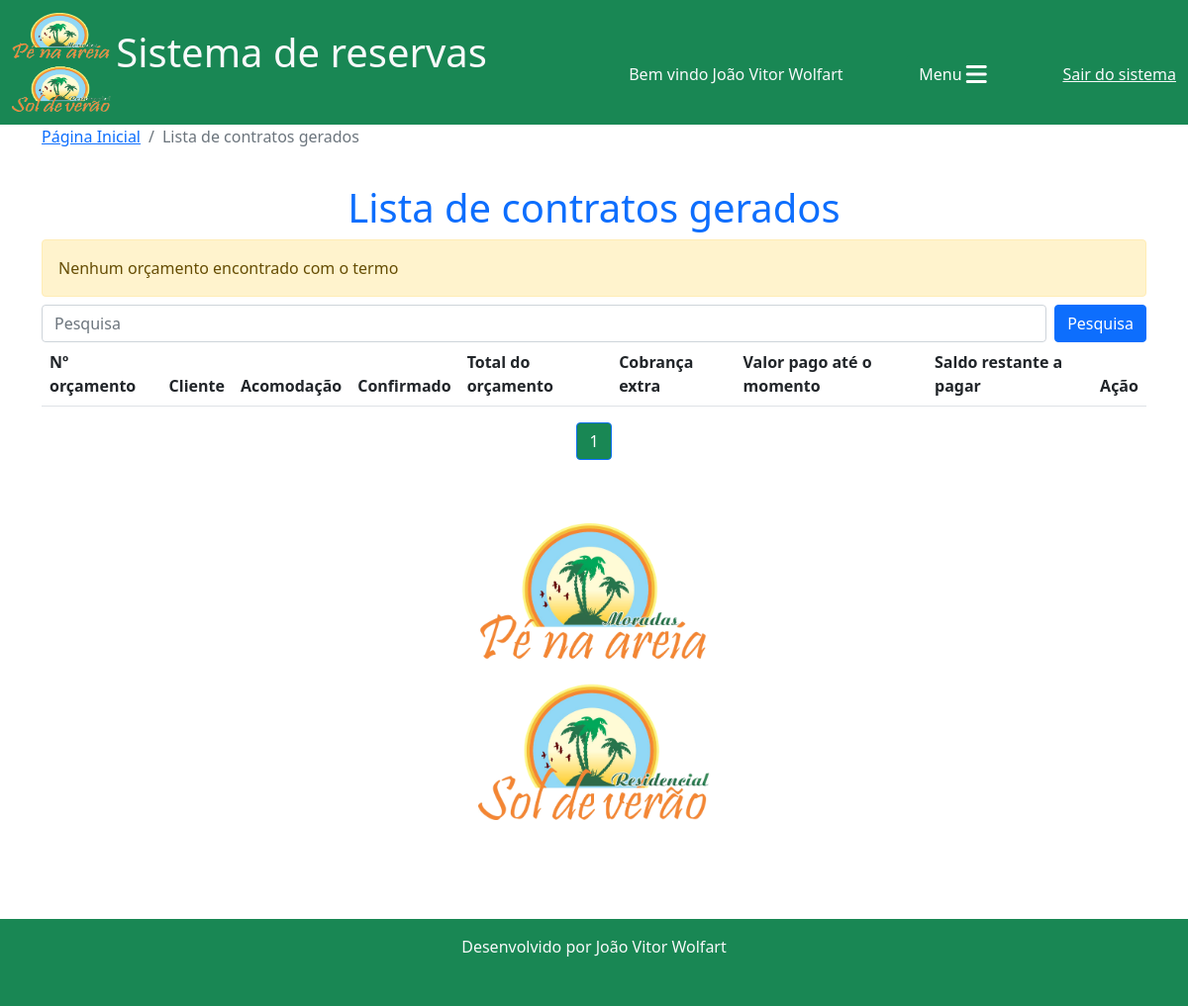
/reservas/lista_confirmar_orcamento/?p=3&termo_cliente= (signed in), run on an earlier commit of the app's database.
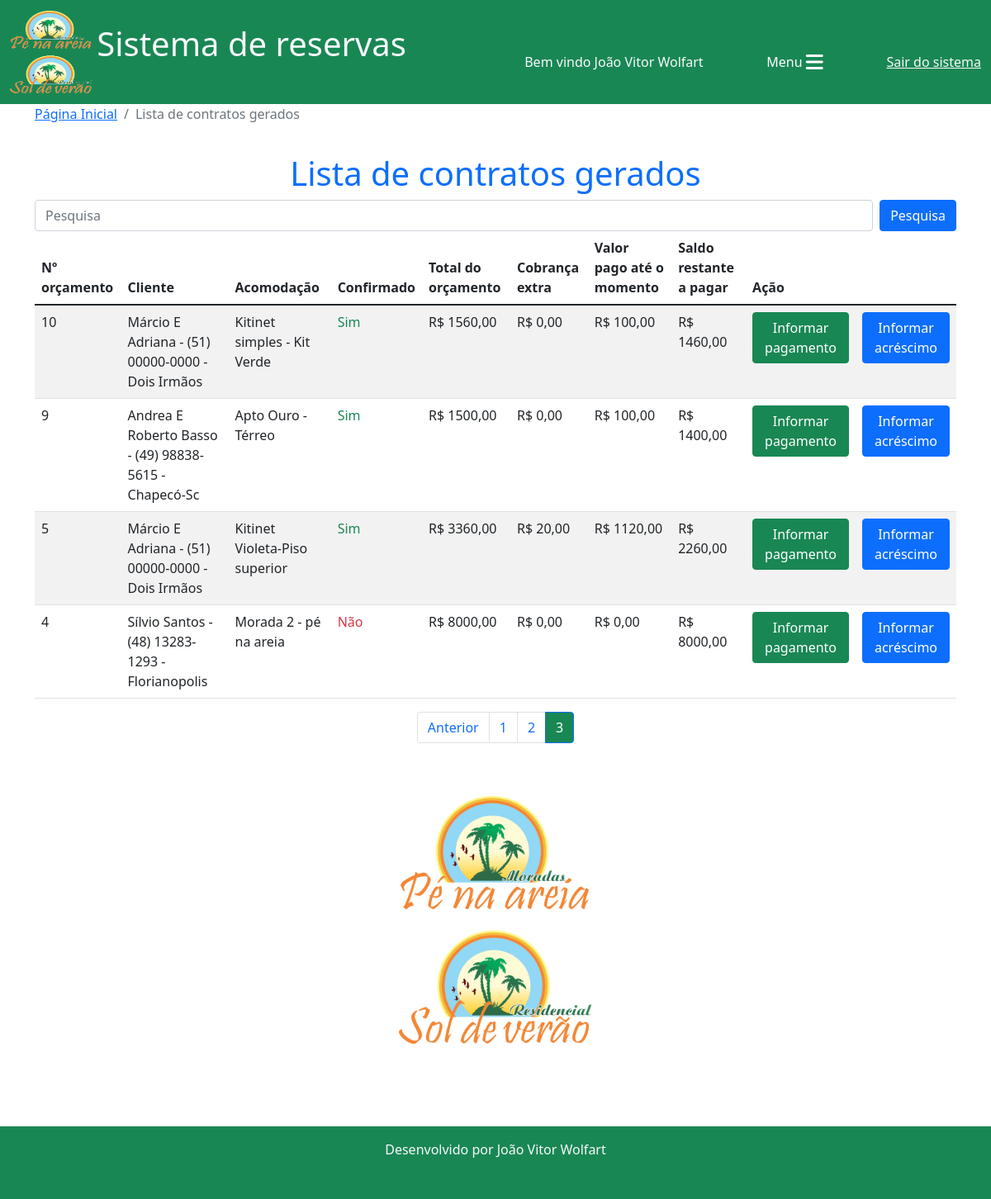
And on a later commit of the database.
### reservas/models.py (models this page shows, shortened)
class Orcamento(models.Model):
    cliente = models.ForeignKey(Cliente, on_delete=models.CASCADE)
    acomodacao = models.ForeignKey(Acomodacao, on_delete=models.CASCADE)
    data_entrada = models.DateField()
    dia_entrada = models.CharField(max_length=20)
    checkin = models.CharField(max_length=100)
    data_saida = models.DateField()
    dia_saida = models.CharField(max_length=20)
    checkout = models.CharField(max_length=100)
    data_orcamento = models.DateField(default=timezone.now)
    n_ocupantes = models.IntegerField(default=0)
    obs_n_ocupantes = models.CharField(max_length=150, blank=True,)
    n_dias = models.IntegerField()
    valor_diaria = models.DecimalField(default=0, max_digits=7, decimal_places=2)
    taxa_limpeza = models.DecimalField(default=0, max_digits=6, decimal_places=2)
    descontos = models.DecimalField(default=0, max_digits=7, decimal_places=2)
    acrescimos = models.DecimalField(default=0, max_digits=7, decimal_places=2)
    valor_pacote = models.DecimalField(default=0, max_digits=7, decimal_places=2)
    dias_pacote = models.IntegerField(default=0)
    diaria_cheia = models.BooleanField(default=False)
    periodo = models.CharField(max_length=100)
    modificado = models.BooleanField(default=False)
    obs_modificacao = models.CharField(max_length=200, blank=True,)
    eliminado = models.BooleanField(default=False)
    status = models.CharField(max_length=20, choices=(("em digitação", "em digitação"), ("digitação concluída", "digitação concluída"), ("orçamento gerado", "orçamento gerado"), ("contrato gerado", "contrato gerado"),))
    total_valor_reserva = models.DecimalField(default=0, max_digits=7, decimal_places=2)
    confirmado = models.BooleanField(default=False)
    valor_pago = models.DecimalField(default=0, max_digits=7, decimal_places=2)
    valor_extras = models.DecimalField(default=0, max_digits=7, decimal_places=2)
    quitado = models.BooleanField(default=False)

class Cliente(models.Model):
    nome = models.CharField(max_length=30)
    telefone = models.CharField(max_length=20, blank=True,)
    obs = models.CharField(max_length=100)
    dados_adicionais = models.BooleanField(default=False)
    def __str__(self):
        return f"{self.nome} - {self.telefone} - {self.obs}"

class Acomodacao(models.Model):
    nome = models.CharField(max_length=50)
    empreendimento = models.ForeignKey(Empreendimento, on_delete=models.DO_NOTHING)
    tipo = models.CharField(max_length=15)
    quartos = models.IntegerField(blank=True, null=True)
    valor_base = models.DecimalField(max_digits=10, decimal_places=2, blank=True, null=True)
    descricao = models.TextField()
    limite_ideal = models.IntegerField(blank=True, null=True)
    limite_adicional = models.IntegerField(blank=True, null=True)
    aceita_pet = models.BooleanField(default=False)
    def __str__(self):
        return f"{self.nome}"

### reservas/views.py (the view)
# urls.py: path('lista_confirmar_orcamento/', views.lista_confirmar_orcamento, name="lista_confirmar_orcamento"),
@login_required(login_url="login")
def lista_confirmar_orcamento(request):
    termo_cliente = request.GET.get("termo_cliente")
    if termo_cliente:
        termo_cliente = termo_cliente.strip()
        orcamentos = Orcamento.objects.all().filter(
            Q(cliente__nome__icontains=termo_cliente) | Q(cliente__telefone__icontains=termo_cliente) | Q(cliente__obs__icontains=termo_cliente) | Q(acomodacao__nome__icontains=termo_cliente), status="contrato gerado", quitado=False
        ).exclude(
            eliminado=True
        ).order_by("-id")
    else:
        orcamentos = Orcamento.objects.all().filter(
        status="contrato gerado", quitado=False
        ).exclude(
            eliminado=True
        ).order_by("-id")
    saldos = []
    for o in orcamentos:
        saldo = o.total_valor_reserva + o.valor_extras - o.valor_pago
        saldos.append(saldo)
    if len(orcamentos) == 0:
        messages.add_message(request, messages.WARNING, f"Nenhum orçamento encontrado com o termo {termo_cliente}")
    paginator = Paginator(orcamentos, 10)
    page = request.GET.get('p')
    if page:
        saldos = saldos[10*(int(page)-1):]
    orcamentos = paginator.get_page(page)
    orcamentos_saldos = zip(orcamentos, saldos)
    return render(request, "lista_confirmar_orcamento.html", {"orcamentos": orcamentos,"orcamentos_saldos":orcamentos_saldos})

### reservas/templates/lista_confirmar_orcamento.html (shortened to what this page needs)
{% extends 'base.html'%}
{% load static %}
{% block 'conteudo'%}
<nav aria-label="breadcrumb">
  <ol class="breadcrumb">
    <li class="breadcrumb-item"><a href="{% url 'home'%}">Página Inicial</a></li>
    <li class="breadcrumb-item active" aria-current="page">Lista de contratos gerados</li>
  </ol>
</nav>
<h1 style="padding-top: 20px;" class="text-center text-primary">Lista de contratos gerados</h1>
{% include 'parciais/_messages.html'%}
<div class="col-12">
    <form class="d-flex" action="">
        <input class="form-control me-2" type="search" placeholder="Pesquisa" aria-label="Search" name="termo_cliente">
        <button class="btn btn-primary" type="submit">Pesquisa</button>
    </form>
    <div class="col-12 table-responsive">
        <table class="table table-striped table-hover">
          <thead>
            <tr>
              <th scope="col">Nº orçamento</th>
              <th scope="col">Cliente</th>
              <th scope="col">Acomodação</th>
              <th scope="col">Confirmado</th>
              <th scope="col">Total do orçamento</th>
              <th scope="col">Cobrança extra</th>
              <th scope="col">Valor pago até o momento</th>
              <th scope="col">Saldo restante a pagar</th>
              <th scope="col">Ação</th>
            </tr>
          </thead>
          <tbody>
            {% for o, s in orcamentos_saldos %}
            <tr>
                <td>{{o.id}}</td>
                <td class="">{{o.cliente}}</td>
                <td class="">{{o.acomodacao}}</td>
                {% if o.confirmado %}
                <td class="text-success">Sim</td>
                {% else %}
                <td class="text-danger">Não</td>
                {% endif %}
                <td class="">R$ {{o.total_valor_reserva}}</td>
                <td class="">R$ {{o.valor_extras}}</td>
                <td class="">R$ {{o.valor_pago}}</td>
                <td class="">R$ {{s}}</td>
                <td class=""><a href="{% url 'registrar_pagamento' o.id%}" class="btn btn-success">Informar pagamento</a></td>
                <td class=""><a href="{% url 'registrar_extra' o.id%}" class="btn btn-primary">Informar acréscimo</a></td>
            </tr>
            {% endfor %}
          </tbody>
        </table>
</div>
</div>
<nav aria-label="Page navigation example">
    <ul class="pagination justify-content-center">
      {%if orcamentos.has_previous%}
      <li class="page-item">
        <a class="page-link" href="?p={{orcamentos.previous_page_number}}&termo_cliente={{termo_cliente}}">Anterior</a>
      </li>
      {%endif%}
      {%for pagina in orcamentos.paginator.page_range%}
      {%if orcamentos.number == pagina%}
        <li class="page-item active"><a class="page-link bg-success" href="?p={{pagina}}&termo_cliente={{termo_cliente}}">{{pagina}}</a></li>
      {% elif orcamentos.number > pagina|add:'-3'  and orcamentos.number < pagina|add:'3'%}
        <li class="page-item"><a class="page-link" href="?p={{pagina}}&termo_cliente={{termo_cliente}}">{{pagina}}</a></li>
      {%endif%}
      {%endfor%}
    </ul>
  </nav>
<div class="row">
    <div style="height: 400px; text-align: center;">
      <img src="{% static 'img/logo1.png'%}" alt="" class="image-fluid mt-5" style="height: 300px; margin: 0 auto;">
    </div>
</div>
{% endblock %}

What changed in the data, as far as the page shows it:
added Orcamento: id "10", cliente "Márcio E Adriana - (51) 00000-0000 - Dois Irmãos", acomodacao "Kitinet simples - Kit Verde", confirmado "Sim", total_valor_reserva "1560,00", valor_extras "0,00", valor_pago "100,00", s "1460,00"
added Orcamento: id "9", cliente "Andrea E Roberto Basso - (49) 98838-5615 - Chapecó-Sc", acomodacao "Apto Ouro - Térreo", confirmado "Sim", total_valor_reserva "1500,00", valor_extras "0,00", valor_pago "100,00", s "1400,00"
added Orcamento: id "5", cliente "Márcio E Adriana - (51) 00000-0000 - Dois Irmãos", acomodacao "Kitinet Violeta-Piso superior", confirmado "Sim", total_valor_reserva "3360,00", valor_extras "20,00", valor_pago "1120,00", s "2260,00"
added Orcamento: id "4", cliente "Sílvio Santos - (48) 13283-1293 - Florianopolis", acomodacao "Morada 2 - pé na areia", confirmado "Não", total_valor_reserva "8000,00", valor_extras "0,00", valor_pago "0,00", s "8000,00"
Also different on the page:
text now shown: "Anterior"
list line gone: "1"
new list line: "1"
new list line: "2"
new list line: "3"
list line gone: "Nenhum orçamento encontrado com o termo"
